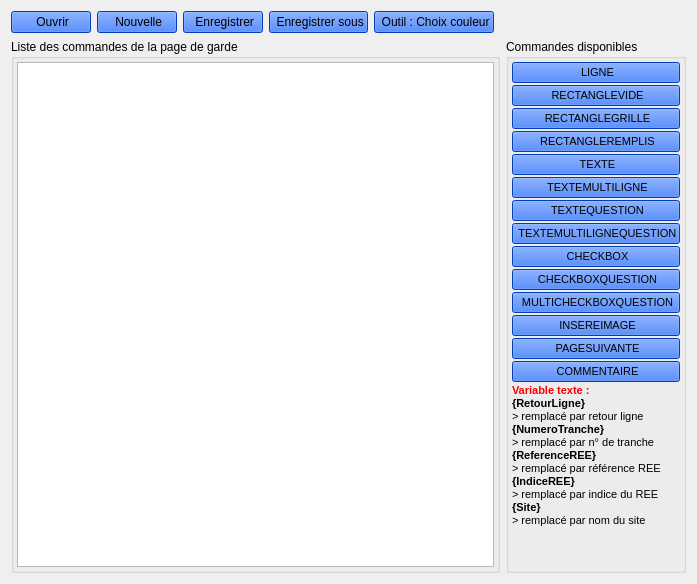
      <widget class="QWidget" name="tab_6">
       <attribute name="icon">
        <iconset resource="Resource.qrc">
         <normaloff>:/BaseFichier</normaloff>:/BaseFichier</iconset>
       </attribute>
       <attribute name="title">
        <string>Edition de page de gardes</string>
       </attribute>
       <layout class="QGridLayout" name="gridLayout_15">
        <item row="1" column="6">
         <widget class="QGroupBox" name="groupBox_3">
          <property name="minimumSize">
           <size>
            <width>180</width>
            <height>0</height>
           </size>
          </property>
          <property name="maximumSize">
           <size>
            <width>180</width>
            <height>16777215</height>
           </size>
          </property>
          <property name="title">
           <string>Commandes disponibles</string>
          </property>
          <layout class="QGridLayout" name="gridLayout_17">
           <property name="leftMargin">
            <number>3</number>
           </property>
           <property name="topMargin">
            <number>3</number>
           </property>
           <property name="rightMargin">
            <number>3</number>
           </property>
           <property name="bottomMargin">
            <number>3</number>
           </property>
           <property name="horizontalSpacing">
            <number>6</number>
           </property>
           <property name="verticalSpacing">
            <number>2</number>
           </property>
           <item row="9" column="0">
            <widget class="QPushButton" name="EDIT_Bouton_CheckboxQeustion">
             <property name="font">
              <font>
               <pointsize>8</pointsize>
              </font>
             </property>
             <property name="styleSheet">
              <string notr="true">background-color: rgb(0, 85, 255);</string>
             </property>
             <property name="text">
              <string> CHECKBOXQUESTION</string>
             </property>
             <property name="icon">
              <iconset resource="Resource.qrc">
               <normaloff>:/CheckBox</normaloff>:/CheckBox</iconset>
             </property>
            </widget>
           </item>
           <item row="14" column="0">
            <widget class="QLabel" name="label_35">
             <property name="text">
              <string>&lt;html&gt;&lt;head/&gt;&lt;body&gt;&lt;p&gt;&lt;span style=&quot; font-size:8pt; font-weight:700; color:#ff0004;&quot;&gt;Variable texte :&lt;/span&gt;&lt;span style=&quot; font-size:8pt;&quot;&gt;&lt;br/&gt;&lt;/span&gt;&lt;span style=&quot; font-size:8pt; font-weight:700;&quot;&gt;{RetourLigne}&lt;/span&gt;&lt;span style=&quot; font-size:8pt;&quot;&gt;&lt;br/&gt;&amp;gt; remplacé par retour ligne&lt;br/&gt;&lt;/span&gt;&lt;span style=&quot; font-size:8pt; font-weight:700;&quot;&gt;{NumeroTranche}&lt;/span&gt;&lt;span style=&quot; font-size:8pt;&quot;&gt;&lt;br/&gt;&amp;gt; remplacé par n° de tranche&lt;br/&gt;&lt;/span&gt;&lt;span style=&quot; font-size:8pt; font-weight:700;&quot;&gt;{ReferenceREE}&lt;/span&gt;&lt;span style=&quot; font-size:8pt;&quot;&gt;&lt;br/&gt;&amp;gt; remplacé par référence REE&lt;br/&gt;&lt;/span&gt;&lt;span style=&quot; font-size:8pt; font-weight:700;&quot;&gt;{IndiceREE}&lt;/span&gt;&lt;span style=&quot; font-size:8pt;&quot;&gt;&lt;br/&gt;&amp;gt; remplacé par indice du REE&lt;br/&gt;&lt;/span&gt;&lt;span style=&quot; font-size:8pt; font-weight:700;&quot;&gt;{Site}&lt;/span&gt;&lt;span style=&quot; font-size:8pt;&quot;&gt;&lt;br/&gt;&amp;gt; remplacé par nom du site&lt;/span&gt;&lt;/p&gt;&lt;/body&gt;&lt;/html&gt;</string>
             </property>
             <property name="scaledContents">
              <bool>false</bool>
             </property>
             <property name="wordWrap">
              <bool>true</bool>
             </property>
            </widget>
           </item>
           <item row="1" column="0">
            <widget class="QPushButton" name="EDIT_Bouton_RectVide">
             <property name="font">
              <font>
               <pointsize>8</pointsize>
              </font>
             </property>
             <property name="styleSheet">
              <string notr="true">background-color: rgb(0, 85, 255);</string>
             </property>
             <property name="text">
              <string> RECTANGLEVIDE</string>
             </property>
             <property name="icon">
              <iconset resource="Resource.qrc">
               <normaloff>:/CarreVide</normaloff>:/CarreVide</iconset>
             </property>
            </widget>
           </item>
           <item row="3" column="0">
            <widget class="QPushButton" name="EDIT_Bouton_RectRemplis">
             <property name="font">
              <font>
               <pointsize>8</pointsize>
              </font>
             </property>
             <property name="styleSheet">
              <string notr="true">background-color: rgb(0, 85, 255);</string>
             </property>
             <property name="text">
              <string> RECTANGLEREMPLIS</string>
             </property>
             <property name="icon">
              <iconset resource="Resource.qrc">
               <normaloff>:/CarreRemplis</normaloff>:/CarreRemplis</iconset>
             </property>
            </widget>
           </item>
           <item row="8" column="0">
            <widget class="QPushButton" name="EDIT_Bouton_Checkbox">
             <property name="font">
              <font>
               <pointsize>8</pointsize>
              </font>
             </property>
             <property name="styleSheet">
              <string notr="true">background-color: rgb(0, 85, 255);</string>
             </property>
             <property name="text">
              <string> CHECKBOX</string>
             </property>
             <property name="icon">
              <iconset resource="Resource.qrc">
               <normaloff>:/CheckBox</normaloff>:/CheckBox</iconset>
             </property>
            </widget>
           </item>
           <item row="6" column="0">
            <widget class="QPushButton" name="EDIT_Bouton_TexteQuestion">
             <property name="font">
              <font>
               <pointsize>8</pointsize>
              </font>
             </property>
             <property name="styleSheet">
              <string notr="true">background-color: rgb(0, 85, 255);</string>
             </property>
             <property name="text">
              <string> TEXTEQUESTION</string>
             </property>
             <property name="icon">
              <iconset resource="Resource.qrc">
               <normaloff>:/SaisieTexte</normaloff>:/SaisieTexte</iconset>
             </property>
            </widget>
           </item>
           <item row="2" column="0">
            <widget class="QPushButton" name="EDIT_Bouton_RectGrille">
             <property name="font">
              <font>
               <pointsize>8</pointsize>
              </font>
             </property>
             <property name="styleSheet">
              <string notr="true">background-color: rgb(0, 85, 255);</string>
             </property>
             <property name="text">
              <string> RECTANGLEGRILLE</string>
             </property>
             <property name="icon">
              <iconset resource="Resource.qrc">
               <normaloff>:/RectangleGrille</normaloff>:/RectangleGrille</iconset>
             </property>
            </widget>
           </item>
           <item row="11" column="0">
            <widget class="QPushButton" name="EDIT_Bouton_InsereImage">
             <property name="font">
              <font>
               <pointsize>8</pointsize>
              </font>
             </property>
             <property name="styleSheet">
              <string notr="true">background-color: rgb(0, 85, 255);</string>
             </property>
             <property name="text">
              <string> INSEREIMAGE</string>
             </property>
             <property name="icon">
              <iconset resource="Resource.qrc">
               <normaloff>:/AjoutImage</normaloff>:/AjoutImage</iconset>
             </property>
            </widget>
           </item>
           <item row="13" column="0">
            <widget class="QPushButton" name="EDIT_Bouton_Commentaire">
             <property name="font">
              <font>
               <pointsize>8</pointsize>
              </font>
             </property>
             <property name="styleSheet">
              <string notr="true">background-color: rgb(0, 85, 255);</string>
             </property>
             <property name="text">
              <string> COMMENTAIRE</string>
             </property>
             <property name="icon">
              <iconset resource="Resource.qrc">
               <normaloff>:/Commentaire</normaloff>:/Commentaire</iconset>
             </property>
            </widget>
           </item>
           <item row="0" column="0">
            <widget class="QPushButton" name="EDIT_Bouton_Ligne">
             <property name="font">
              <font>
               <pointsize>8</pointsize>
              </font>
             </property>
             <property name="styleSheet">
              <string notr="true">background-color: rgb(0, 85, 255);</string>
             </property>
             <property name="text">
              <string> LIGNE</string>
             </property>
             <property name="icon">
              <iconset resource="Resource.qrc">
               <normaloff>:/Ligne</normaloff>:/Ligne</iconset>
             </property>
            </widget>
           </item>
           <item row="4" column="0">
            <widget class="QPushButton" name="EDIT_Bouton_Texte">
             <property name="font">
              <font>
               <pointsize>8</pointsize>
              </font>
             </property>
             <property name="styleSheet">
              <string notr="true">background-color: rgb(0, 85, 255);</string>
             </property>
             <property name="text">
              <string> TEXTE</string>
             </property>
             <property name="icon">
              <iconset resource="Resource.qrc">
               <normaloff>:/Texte</normaloff>:/Texte</iconset>
             </property>
            </widget>
           </item>
           <item row="5" column="0">
            <widget class="QPushButton" name="EDIT_Bouton_TexteMulti">
             <property name="font">
              <font>
               <pointsize>8</pointsize>
              </font>
             </property>
             <property name="styleSheet">
              <string notr="true">background-color: rgb(0, 85, 255);</string>
             </property>
             <property name="text">
              <string> TEXTEMULTILIGNE</string>
             </property>
             <property name="icon">
              <iconset resource="Resource.qrc">
               <normaloff>:/Texte</normaloff>:/Texte</iconset>
             </property>
            </widget>
           </item>
           <item row="15" column="0">
            <spacer name="verticalSpacer_3">
             <property name="orientation">
              <enum>Qt::Vertical</enum>
             </property>
             <property name="sizeHint" stdset="0">
              <size>
               <width>20</width>
               <height>40</height>
              </size>
             </property>
            </spacer>
           </item>
           <item row="7" column="0">
            <widget class="QPushButton" name="EDIT_Bouton_TexteMultiQuestion">
             <property name="font">
              <font>
               <pointsize>8</pointsize>
              </font>
             </property>
             <property name="styleSheet">
              <string notr="true">background-color: rgb(0, 85, 255);</string>
             </property>
             <property name="text">
              <string> TEXTEMULTILIGNEQUESTION</string>
             </property>
             <property name="icon">
              <iconset resource="Resource.qrc">
               <normaloff>:/SaisieTexte</normaloff>:/SaisieTexte</iconset>
             </property>
            </widget>
           </item>
           <item row="10" column="0">
            <widget class="QPushButton" name="EDIT_Bouton_MultiCheckboxQuestion">
             <property name="font">
              <font>
               <pointsize>8</pointsize>
              </font>
             </property>
             <property name="styleSheet">
              <string notr="true">background-color: rgb(0, 85, 255);</string>
             </property>
             <property name="text">
              <string> MULTICHECKBOXQUESTION</string>
             </property>
             <property name="icon">
              <iconset resource="Resource.qrc">
               <normaloff>:/MultiCheckbox</normaloff>:/MultiCheckbox</iconset>
             </property>
            </widget>
           </item>
           <item row="12" column="0">
            <widget class="QPushButton" name="EDIT_Bouton_PageSuivante">
             <property name="font">
              <font>
               <pointsize>8</pointsize>
              </font>
             </property>
             <property name="styleSheet">
              <string notr="true">background-color: rgb(0, 85, 255);</string>
             </property>
             <property name="text">
              <string> PAGESUIVANTE</string>
             </property>
             <property name="icon">
              <iconset resource="Resource.qrc">
               <normaloff>:/Separateur</normaloff>:/Separateur</iconset>
             </property>
            </widget>
           </item>
          </layout>
         </widget>
        </item>
        <item row="0" column="0">
         <widget class="QPushButton" name="EDIT_Bouton_OuvrirPDG">
          <property name="statusTip">
           <string>Ouvrir une page de garde existante</string>
          </property>
          <property name="styleSheet">
           <string notr="true">background-color: rgb(0, 85, 255);</string>
          </property>
          <property name="text">
           <string> Ouvrir</string>
          </property>
          <property name="icon">
           <iconset resource="Resource.qrc">
            <normaloff>:/Ouvrir</normaloff>:/Ouvrir</iconset>
          </property>
         </widget>
        </item>
        <item row="0" column="2">
         <widget class="QPushButton" name="EDIT_Bouton_EnregistrePDG">
          <property name="statusTip">
           <string>Enregistrer cette page de garde (Ecraser)</string>
          </property>
          <property name="styleSheet">
           <string notr="true">background-color: rgb(0, 85, 255);</string>
          </property>
          <property name="text">
           <string> Enregistrer</string>
          </property>
          <property name="icon">
           <iconset resource="Resource.qrc">
            <normaloff>:/Enregistrer</normaloff>:/Enregistrer</iconset>
          </property>
         </widget>
        </item>
        <item row="1" column="0" colspan="6">
         <widget class="QGroupBox" name="groupBox_2">
          <property name="title">
           <string>Liste des commandes de la page de garde</string>
          </property>
          <layout class="QGridLayout" name="gridLayout_16">
           <property name="leftMargin">
            <number>3</number>
           </property>
           <property name="topMargin">
            <number>3</number>
           </property>
           <property name="rightMargin">
            <number>3</number>
           </property>
           <property name="bottomMargin">
            <number>3</number>
           </property>
           <property name="spacing">
            <number>6</number>
           </property>
           <item row="0" column="0">
            <widget class="QListWidget" name="EDIT_Liste">
             <property name="dragDropMode">
              <enum>QAbstractItemView::NoDragDrop</enum>
             </property>
             <property name="defaultDropAction">
              <enum>Qt::CopyAction</enum>
             </property>
             <property name="alternatingRowColors">
              <bool>true</bool>
             </property>
            </widget>
           </item>
          </layout>
         </widget>
        </item>
        <item row="0" column="3">
         <widget class="QPushButton" name="EDIT_Bouton_EnregistrePDGSous">
          <property name="statusTip">
           <string>Enregistrer cette page de garde sous (Copie)</string>
          </property>
          <property name="styleSheet">
           <string notr="true">background-color: rgb(0, 85, 255);</string>
          </property>
          <property name="text">
           <string> Enregistrer sous</string>
          </property>
          <property name="icon">
           <iconset resource="Resource.qrc">
            <normaloff>:/Enregistrer</normaloff>:/Enregistrer</iconset>
          </property>
         </widget>
        </item>
        <item row="0" column="4">
         <widget class="QPushButton" name="Edit_Bouton_OutilCouleur">
          <property name="styleSheet">
           <string notr="true">background-color: rgb(0, 85, 255);</string>
          </property>
          <property name="text">
           <string> Outil : Choix couleur</string>
          </property>
          <property name="icon">
           <iconset resource="Resource.qrc">
            <normaloff>:/ColorPicker16</normaloff>:/ColorPicker16</iconset>
          </property>
         </widget>
        </item>
        <item row="0" column="1">
         <widget class="QPushButton" name="EDIT_Bouton_NouvellePDG">
          <property name="statusTip">
           <string>Démarrer une nouvelle page de garde</string>
          </property>
          <property name="styleSheet">
           <string notr="true">background-color: rgb(0, 85, 255);</string>
          </property>
          <property name="text">
           <string> Nouvelle</string>
          </property>
          <property name="icon">
           <iconset resource="Resource.qrc">
            <normaloff>:/Recommencer</normaloff>:/Recommencer</iconset>
          </property>
         </widget>
        </item>
        <item row="0" column="5" colspan="2">
         <spacer name="horizontalSpacer_7">
          <property name="orientation">
           <enum>Qt::Horizontal</enum>
          </property>
          <property name="sizeHint" stdset="0">
           <size>
            <width>40</width>
            <height>20</height>
           </size>
          </property>
         </spacer>
        </item>
       </layout>
      </widget>
